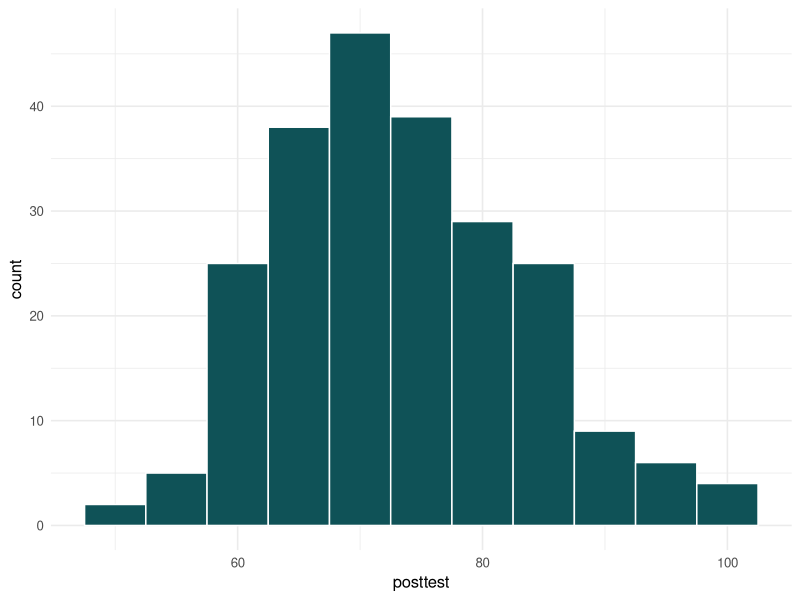
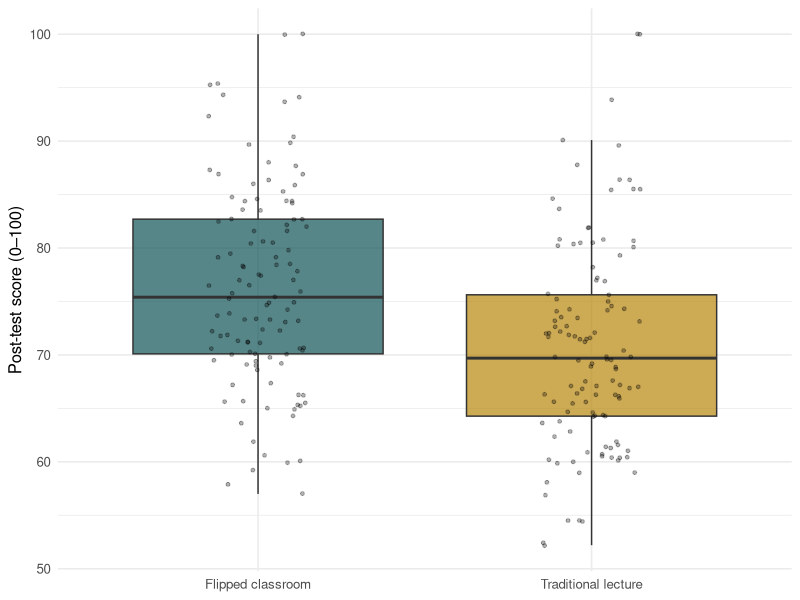
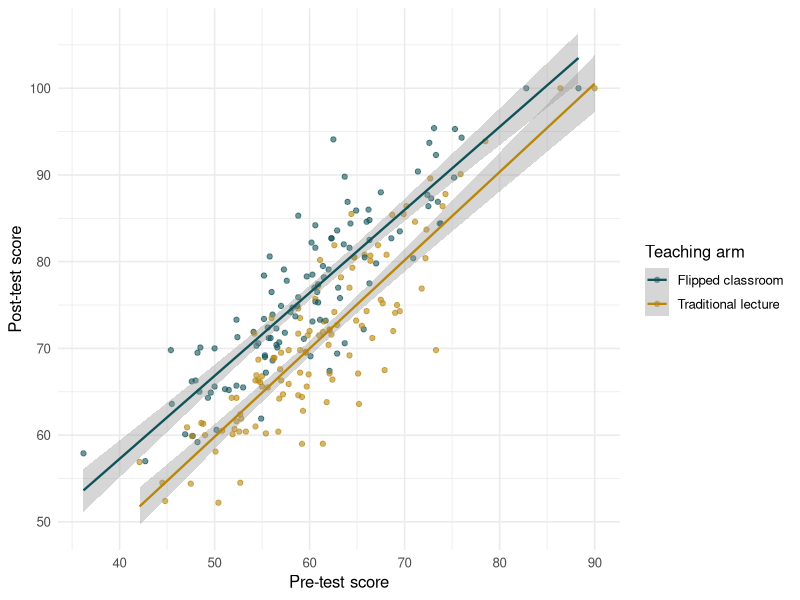
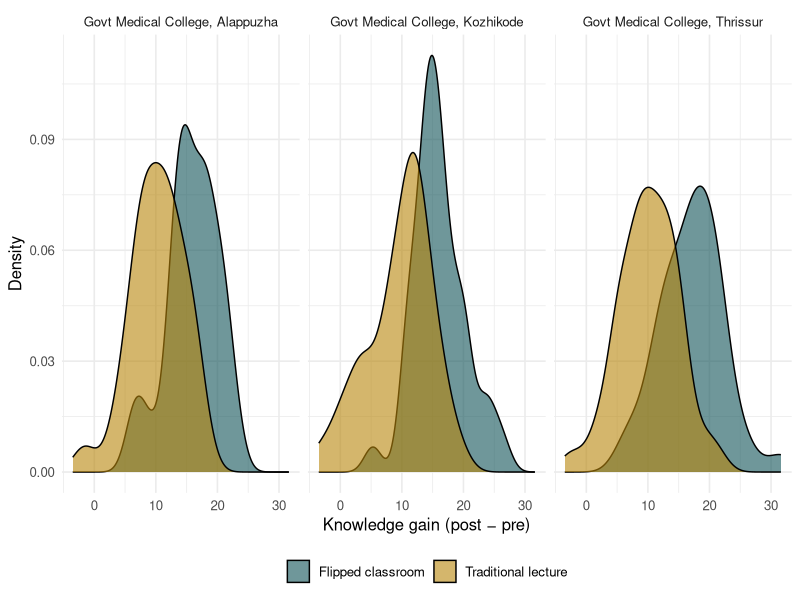
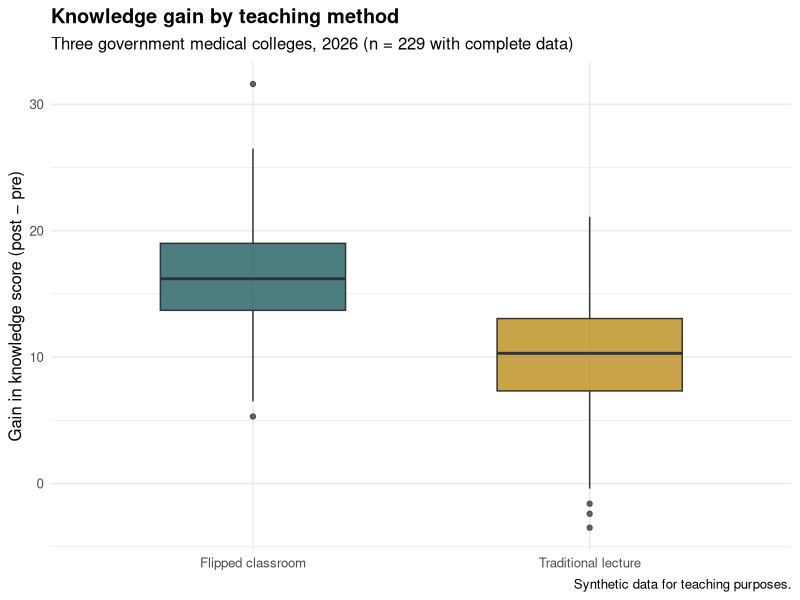
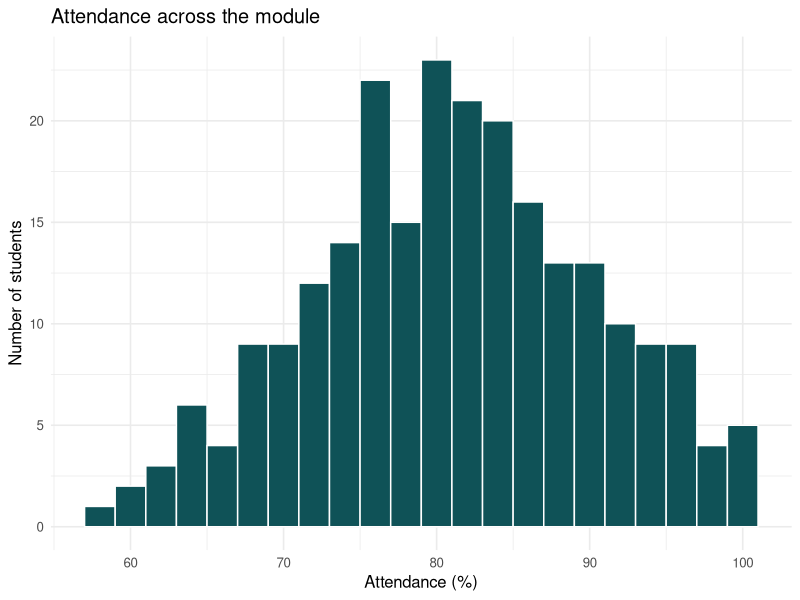
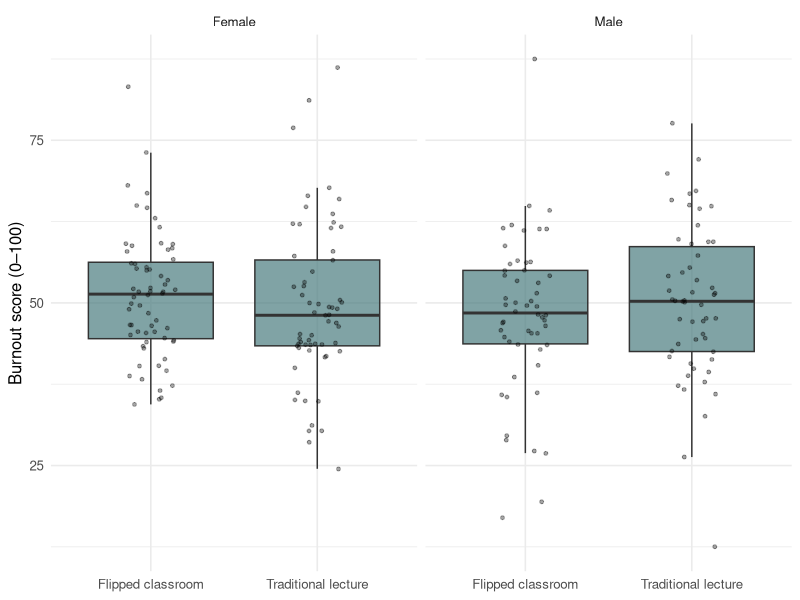
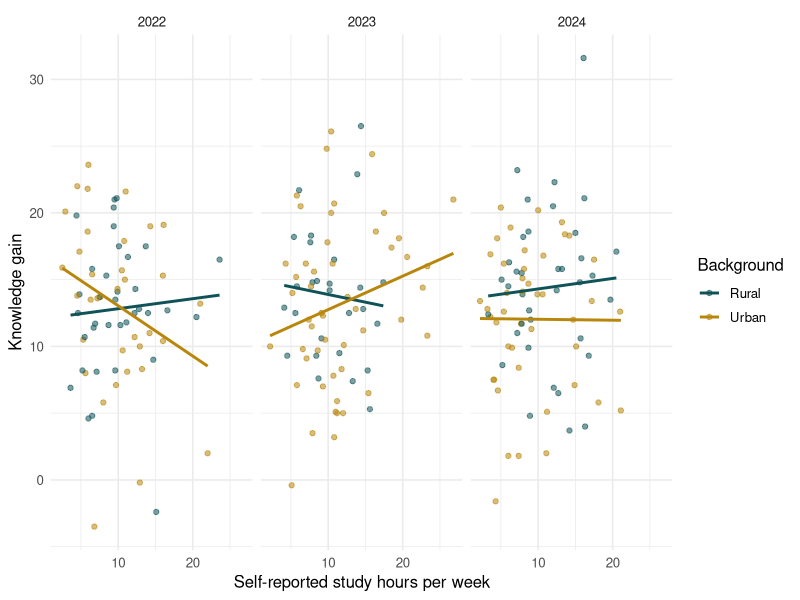

Write the R code that produced these figures, in order.
## ---- chunk 1
#| include: false
library(tidyverse)
theme_set(theme_minimal(base_size = 12))
students <- read_csv("data/meded_students.csv", show_col_types = FALSE)
## ---- chunk 2
library(tidyverse)
students <- read_csv("data/meded_students.csv")
## ---- chunk 3
glimpse(students)
## ---- chunk 4
#| warning: true
ggplot(students, aes(x = posttest)) +
  geom_histogram(binwidth = 5, fill = "#0f5257", colour = "white")
## ---- chunk 5
ggplot(students, aes(x = teaching_arm, y = posttest, fill = teaching_arm)) +
  geom_boxplot(alpha = 0.7, outlier.shape = NA) +
  geom_jitter(width = 0.15, alpha = 0.3, size = 1) +
  scale_fill_manual(values = c("Flipped classroom" = "#0f5257",
                               "Traditional lecture" = "#b8860b")) +
  labs(x = NULL, y = "Post-test score (0–100)") +
  theme(legend.position = "none")
## ---- chunk 6
ggplot(students, aes(x = pretest, y = posttest, colour = teaching_arm)) +
  geom_point(alpha = 0.6) +
  geom_smooth(method = "lm", se = TRUE, linewidth = 0.8) +
  scale_colour_manual(values = c("Flipped classroom" = "#0f5257",
                                 "Traditional lecture" = "#b8860b")) +
  labs(x = "Pre-test score", y = "Post-test score", colour = "Teaching arm")
## ---- chunk 7
#| fig-height: 3.2
ggplot(students, aes(x = gain, fill = teaching_arm)) +
  geom_density(alpha = 0.6) +
  facet_wrap(~ college, ncol = 3) +
  scale_fill_manual(values = c("Flipped classroom" = "#0f5257",
                               "Traditional lecture" = "#b8860b")) +
  labs(x = "Knowledge gain (post − pre)", y = "Density", fill = NULL) +
  theme(legend.position = "bottom")
## ---- chunk 8
#| fig-height: 4
ggplot(students, aes(x = teaching_arm, y = gain, fill = teaching_arm)) +
  geom_boxplot(alpha = 0.75, width = 0.55) +
  scale_fill_manual(values = c("Flipped classroom" = "#0f5257",
                               "Traditional lecture" = "#b8860b")) +
  labs(
    title    = "Knowledge gain by teaching method",
    subtitle = "Three government medical colleges, 2026 (n = 229 with complete data)",
    x        = NULL,
    y        = "Gain in knowledge score (post − pre)",
    caption  = "Synthetic data for teaching purposes."
  ) +
  theme_minimal(base_size = 12) +
  theme(legend.position = "none",
        plot.title = element_text(face = "bold"))
## ---- chunk 9
#| fig-height: 3
ggplot(students, aes(x = attendance_pct)) +
  geom_histogram(binwidth = 2, fill = "#0f5257", colour = "white") +
  labs(title = "Attendance across the module",
       x = "Attendance (%)", y = "Number of students")
## ---- chunk 10
#| fig-height: 3.4
ggplot(students, aes(x = teaching_arm, y = burnout_score)) +
  geom_boxplot(alpha = 0.7, outlier.shape = NA, fill = "#4a7c7e") +
  geom_jitter(width = 0.15, alpha = 0.35, size = 1) +
  facet_wrap(~ sex) +
  labs(x = NULL, y = "Burnout score (0–100)")
## ---- chunk 11
#| fig-height: 3.2
ggplot(students, aes(x = study_hours, y = gain, colour = rural_background)) +
  geom_point(alpha = 0.55) +
  geom_smooth(method = "lm", se = FALSE) +
  facet_wrap(~ batch) +
  scale_colour_manual(values = c("Rural" = "#0f5257", "Urban" = "#b8860b")) +
  labs(x = "Self-reported study hours per week",
       y = "Knowledge gain",
       colour = "Background")
## ---- chunk 12
#| fig-height: 3.4
osce <- read_csv("data/osce_stations.csv", show_col_types = FALSE)

osce |>
  mutate(station_name = fct_reorder(station_name, score)) |>
  ggplot(aes(x = station_name, y = score, fill = domain)) +
  geom_boxplot(alpha = 0.8) +
  coord_flip() +
  labs(x = NULL, y = "Station score (out of 20)", fill = "Domain")
